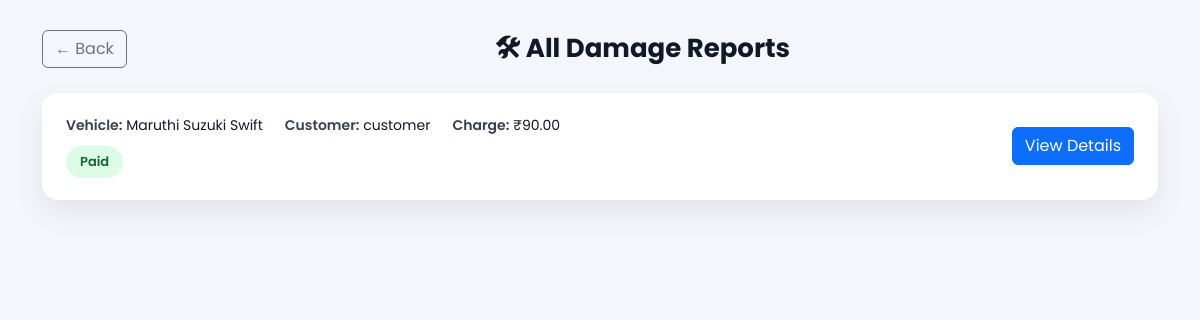
/admin_damage-reports/ (signed in), run on an earlier commit of the app's database.
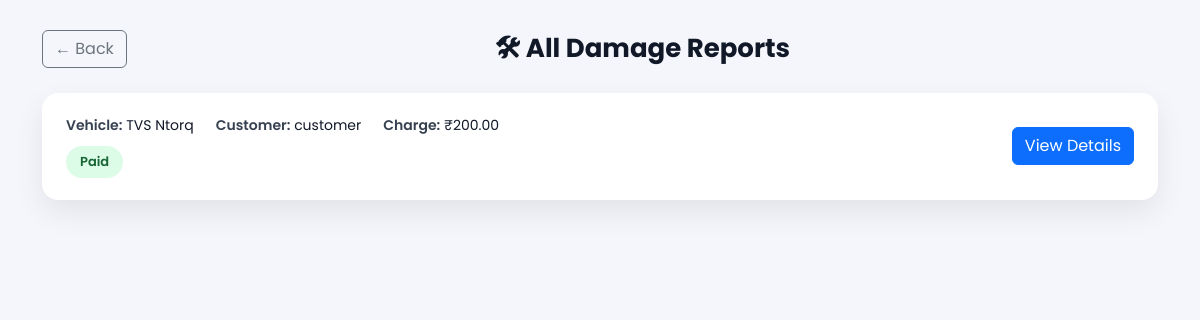
And on a later commit of the database.
### wheelzy_app/models.py (models this page shows, shortened)
class DamageReport(models.Model):
    booking = models.OneToOneField( Booking,on_delete=models.CASCADE,related_name="damage_report")
    vehicle = models.ForeignKey(Vehicle,on_delete=models.CASCADE,related_name="damage_reports",null=True,blank=True)
    reported_by = models.ForeignKey(User,on_delete=models.CASCADE,related_name="reported_damages")
    description = models.TextField()
    extra_charge = models.DecimalField(max_digits=8,decimal_places=2,default=0)
    is_paid = models.BooleanField(default=False)
    created_at = models.DateTimeField(auto_now_add=True)

class Vehicle(models.Model):
    VEHICLE_TYPES = (
        ("car", "Car"),
        ("bike", "Bike"),
    )
    owner = models.ForeignKey(
        User,
        on_delete=models.CASCADE,
        related_name="vehicles",
        null=True,
        blank=True
    )
    vehicle_name = models.CharField(max_length=255)
    vehicle_type = models.CharField(max_length=25, choices=VEHICLE_TYPES)
    number_plate = models.CharField(max_length=50, unique=True)
    price_per_hour = models.PositiveIntegerField()
    seats = models.PositiveIntegerField(blank=True)
    image = CloudinaryField('vehicle_images', blank=True, null=True)
    is_available = models.BooleanField(default=True)

class Booking(models.Model):
    STATUS_CHOICES = [
        ("payment_pending", "Payment Pending"),
        ("pending", "Pending"),
        ("confirmed", "Confirmed"),
        ("in_use", "In Use"),
        ("returned", "Returned"),
        ("damage_reported", "Damage Reported"),
        ("cancelled", "Cancelled"),
    ]
    user = models.ForeignKey(User, on_delete=models.CASCADE)
    vehicle = models.ForeignKey(Vehicle, on_delete=models.CASCADE)
    start_time = models.DateTimeField()
    end_time = models.DateTimeField()
    total_price = models.PositiveIntegerField(default=0)
    status = models.CharField(max_length=30, choices=STATUS_CHOICES, default="payment_pending")
    is_rent_paid = models.BooleanField(default=False)
    ordered_at = models.DateTimeField(auto_now_add=True)
    razorpay_order_id = models.CharField(max_length=255, blank=True, null=True)
    razorpay_payment_id = models.CharField(max_length=255, blank=True, null=True)
    razorpay_signature = models.CharField(max_length=255, blank=True, null=True)

### wheelzy_app/views.py (the view)
# urls.py: path("admin_damage-reports/",views.admin_damage_report_list,name="admin_damage_report_list"),
@login_required
def admin_damage_report_list(request):
    reports = DamageReport.objects.select_related(
        "vehicle", "booking", "booking__user"
    ).order_by("-created_at")
    return render(
        request,
        "damage_report_list.html",
        {"reports": reports}
    )

### wheelzy_app/templates/damage_report_list.html (shortened to what this page needs)
{% load static %}
<!DOCTYPE html>
<html lang="en">
<head>
    <link href="https://cdn.jsdelivr.net/npm/bootstrap@5.3.2/dist/css/bootstrap.min.css" rel="stylesheet">
</head>
<body>
<div class="container">
    <div class="page-header">
        <a href="{% url 'admin_dashboard' %}" class="btn btn-outline-secondary">
            ← Back
        </a>
        <h2>🛠 All Damage Reports</h2>
    </div>
    {% for report in reports %}
    <div class="report-card">
        <div class="report-info">
            <div class="info-row">
                <div>
                    <span class="label">Vehicle:</span>
                    {{ report.vehicle.vehicle_name }}
                </div>
                <div>
                    <span class="label">Customer:</span>
                    {{ report.booking.user.username }}
                </div>
                <div>
                    <span class="label">Charge:</span>
                    ₹{{ report.extra_charge }}
                </div>
            </div>
            <span class="status {% if report.is_paid %}paid{% else %}unpaid{% endif %}">
                {% if report.is_paid %}Paid{% else %}Unpaid{% endif %}
            </span>
        </div>
        <div>
            <a href="{% url 'admin_damage_report_detail' report.id %}"
               class="btn btn-primary">
                View Details
            </a>
        </div>
    </div>
    {% empty %}
        <div class="empty">
            No damage reports found.
        </div>
    {% endfor %}
</div>
</body>
</html>

What changed in the data, as far as the page shows it:
removed DamageReport: vehicle.vehicle_name "Maruthi Suzuki Swift", booking.user.username "customer", extra_charge "90.00", is_paid "Paid"
added DamageReport: vehicle.vehicle_name "TVS Ntorq", booking.user.username "customer", extra_charge "200.00", is_paid "Paid"
